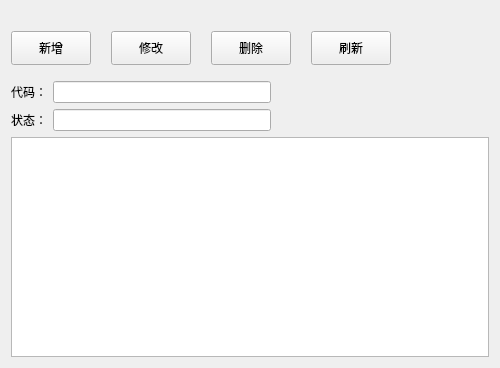
<?xml version="1.0" encoding="UTF-8"?>
<ui version="4.0">
 <class>SysBillStateType</class>
 <widget class="QWidget" name="SysBillStateType">
  <property name="geometry">
   <rect>
    <x>0</x>
    <y>0</y>
    <width>500</width>
    <height>368</height>
   </rect>
  </property>
  <property name="windowTitle">
   <string>Form</string>
  </property>
  <layout class="QHBoxLayout" name="horizontalLayout_2">
   <item>
    <layout class="QVBoxLayout" name="verticalLayout" stretch="0,0,0,0">
     <item>
      <layout class="QHBoxLayout" name="horizontalLayout">
       <property name="spacing">
        <number>20</number>
       </property>
       <property name="topMargin">
        <number>20</number>
       </property>
       <property name="bottomMargin">
        <number>10</number>
       </property>
       <item>
        <widget class="QPushButton" name="btn_insert">
         <property name="minimumSize">
          <size>
           <width>0</width>
           <height>34</height>
          </size>
         </property>
         <property name="text">
          <string>新增</string>
         </property>
        </widget>
       </item>
       <item>
        <widget class="QPushButton" name="btn_update">
         <property name="minimumSize">
          <size>
           <width>0</width>
           <height>34</height>
          </size>
         </property>
         <property name="text">
          <string>修改</string>
         </property>
        </widget>
       </item>
       <item>
        <widget class="QPushButton" name="btn_delete">
         <property name="minimumSize">
          <size>
           <width>0</width>
           <height>34</height>
          </size>
         </property>
         <property name="text">
          <string>删除</string>
         </property>
        </widget>
       </item>
       <item>
        <widget class="QPushButton" name="btn_refresh">
         <property name="minimumSize">
          <size>
           <width>0</width>
           <height>34</height>
          </size>
         </property>
         <property name="text">
          <string>刷新</string>
         </property>
        </widget>
       </item>
       <item>
        <spacer name="horizontalSpacer">
         <property name="orientation">
          <enum>Qt::Horizontal</enum>
         </property>
         <property name="sizeHint" stdset="0">
          <size>
           <width>40</width>
           <height>20</height>
          </size>
         </property>
        </spacer>
       </item>
      </layout>
     </item>
     <item>
      <layout class="QHBoxLayout" name="horizontalLayout_4">
       <item>
        <widget class="QLabel" name="label_2">
         <property name="text">
          <string>代码：</string>
         </property>
        </widget>
       </item>
       <item>
        <widget class="QLineEdit" name="line_code">
         <property name="clearButtonEnabled">
          <bool>true</bool>
         </property>
        </widget>
       </item>
       <item>
        <spacer name="horizontalSpacer_2">
         <property name="orientation">
          <enum>Qt::Horizontal</enum>
         </property>
         <property name="sizeHint" stdset="0">
          <size>
           <width>40</width>
           <height>20</height>
          </size>
         </property>
        </spacer>
       </item>
      </layout>
     </item>
     <item>
      <layout class="QHBoxLayout" name="horizontalLayout_3">
       <item>
        <widget class="QLabel" name="label">
         <property name="text">
          <string>状态：</string>
         </property>
        </widget>
       </item>
       <item>
        <widget class="QLineEdit" name="line_state">
         <property name="clearButtonEnabled">
          <bool>true</bool>
         </property>
        </widget>
       </item>
       <item>
        <spacer name="horizontalSpacer_3">
         <property name="orientation">
          <enum>Qt::Horizontal</enum>
         </property>
         <property name="sizeHint" stdset="0">
          <size>
           <width>40</width>
           <height>20</height>
          </size>
         </property>
        </spacer>
       </item>
      </layout>
     </item>
     <item>
      <widget class="QTableWidget" name="tableWidget">
       <property name="frameShape">
        <enum>QFrame::StyledPanel</enum>
       </property>
       <property name="verticalScrollBarPolicy">
        <enum>Qt::ScrollBarAsNeeded</enum>
       </property>
       <property name="horizontalScrollBarPolicy">
        <enum>Qt::ScrollBarAsNeeded</enum>
       </property>
       <property name="sizeAdjustPolicy">
        <enum>QAbstractScrollArea::AdjustIgnored</enum>
       </property>
       <property name="editTriggers">
        <set>QAbstractItemView::NoEditTriggers</set>
       </property>
       <property name="alternatingRowColors">
        <bool>true</bool>
       </property>
       <property name="selectionMode">
        <enum>QAbstractItemView::SingleSelection</enum>
       </property>
       <property name="selectionBehavior">
        <enum>QAbstractItemView::SelectRows</enum>
       </property>
       <property name="verticalScrollMode">
        <enum>QAbstractItemView::ScrollPerPixel</enum>
       </property>
       <attribute name="horizontalHeaderMinimumSectionSize">
        <number>40</number>
       </attribute>
       <attribute name="horizontalHeaderDefaultSectionSize">
        <number>320</number>
       </attribute>
       <attribute name="horizontalHeaderStretchLastSection">
        <bool>true</bool>
       </attribute>
       <attribute name="verticalHeaderVisible">
        <bool>false</bool>
       </attribute>
       <attribute name="verticalHeaderMinimumSectionSize">
        <number>24</number>
       </attribute>
       <attribute name="verticalHeaderDefaultSectionSize">
        <number>40</number>
       </attribute>
      </widget>
     </item>
    </layout>
   </item>
  </layout>
 </widget>
 <resources/>
 <connections/>
</ui>
